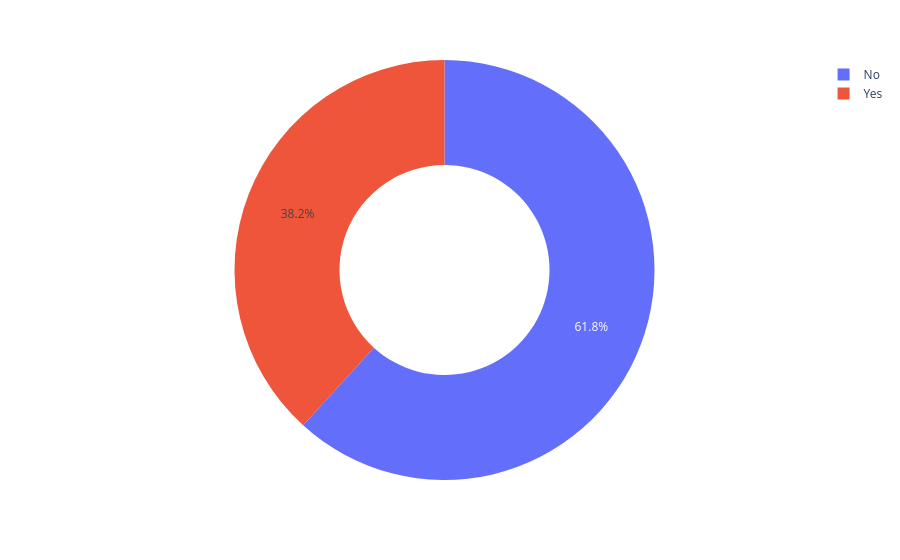

The code cell stored with this chart in its notebook:
### Code cell
figure = px.pie(data,
                values="tip",
                names="smoker", hole=0.5)
figure.show()

### Figure 1 — Plotly figure (JSON) as saved in the notebook; plotly's stock layout.template omitted (floating-point values rounded to 4 significant figures; data arrays with more than 128 entries replaced by an {"elided": "..."} marker saying what was removed)
{"data": [{"domain": {"x": [0, 1], "y": [0, 1]}, "hole": 0.5, "hovertemplate": "smoker=%{label}<br>tip=%{value}<extra></extra>", "labels": {"elided": "244 str values"}, "legendgroup": "", "name": "", "showlegend": true, "type": "pie", "values": {"elided": "244 float values"}}], "layout": {"legend": {"tracegroupgap": 0}, "margin": {"t": 60}}}
